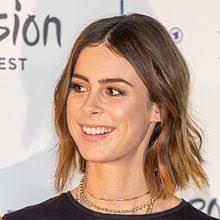
#> input picture FunWithFilters/download.jpeg, 220 x 220 px
$ python black-and-white.py
#> lines starting #> are read from the running program, lines starting #| are printed output that depends on the picture
### FunWithFilters/conversion_fns.py
import cv2 as cv

# [5 lines left out: function dodgeV2, not called in this run]

def burnV2(image, mask):
    return 255 - cv.divide(255-image, 255 - mask, scale=256)

def render(image_rgb):
    # Convert to grayscale to convert to 2 dimensions
    image_gray = cv.cvtColor(image_rgb, cv.COLOR_BGR2GRAY)

    # Blurring the image to remove the extra noise
    image_blur = cv.GaussianBlur(image_gray, (21,21),0,0)

    # Blending the image
    image_blend = cv.divide(image_gray, image_blur, scale=256)
    return cv.cvtColor(image_blend, cv.COLOR_GRAY2BGR)

### FunWithFilters/black-and-white.py
"""
Two techniques used to achieve this are dodging and burning. Dodging lightens an image whereas burning darkens it.
Areas not supposed to undergo change are protected with a mask
Common procedure to achieve pencil sketch is:
1) Convert the image to grayscale
2) Invert the grayscale image to the negative
3) Apply Gaussian blur to the negative
4) Blend the images from step 1 and 3 to get the final image
"""
import cv2 as cv
import numpy as np
from conversion_fns import *


image = cv.imread('download.jpeg')
#> image is the input picture: shape (220, 220, 3); mean B, G, R 145.1, 160.5, 185.6

# Convert to grayscale to convert to 2 dimensions
image_gray = cv.cvtColor(image, cv.COLOR_BGR2GRAY)
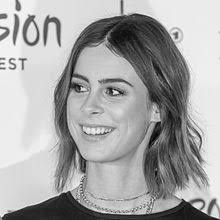
#> image_gray: shape (220, 220); min 3, max 253, mean 166.2
cv.imshow("original",image)


img_blend = render(image)
#> in render, `image_blur = cv.GaussianBlur(image_gray, (21,21),0,0)`:
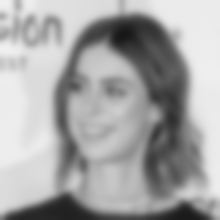
#> image_blur: shape (220, 220); min 23, max 240, mean 166.3
#> in render, `image_blend = cv.divide(image_gray, image_blur, scale=256)`:
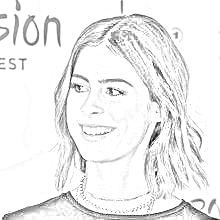
#> image_blend: shape (220, 220); min 8, max 255, mean 238.7
cv.imshow("render blend", img_blend)
cv.waitKey(0)
cv.destroyAllWindows()
